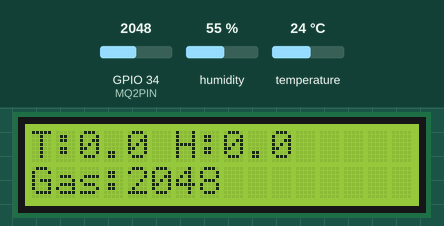
A sketch run on a simulated ESP32. On the bench: 16×2 character LCD. The test bench sets the inputs (shaded band); at power-on: temperature 24 °C, GPIO 34 (MQ2PIN) = 2048, humidity 55 %. What the sketch prints to the serial monitor is not drawn.

Above: at 1.2 s.
1.3 s: temperature set to 34.3 °C
At 3.7 s:
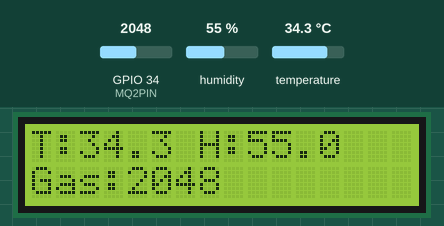
4.6 s: temperature set to 35.4 °C
At 6.5 s:
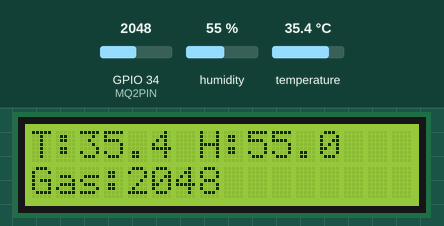
7.6 s: GPIO 34 (MQ2PIN) set to 2866
At 10.4 s:
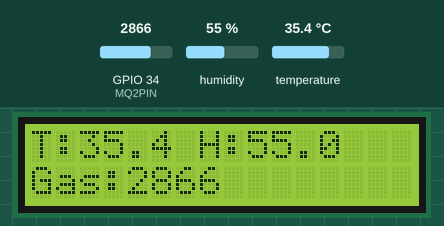
10.7 s: humidity set to 22 %
At 13.4 s:
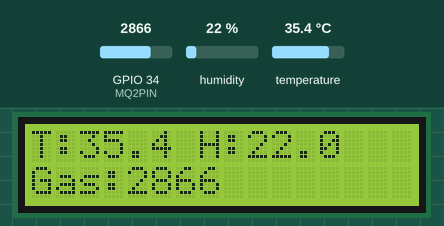
13.7 s: GPIO 34 (MQ2PIN) set to 3603
At 16.2 s:
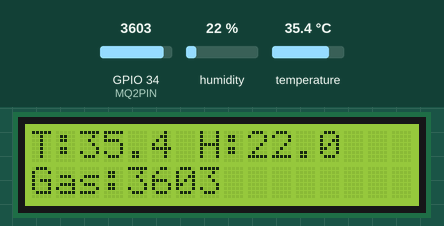
16.8 s: GPIO 34 (MQ2PIN) set to 4095
At 19.0 s:
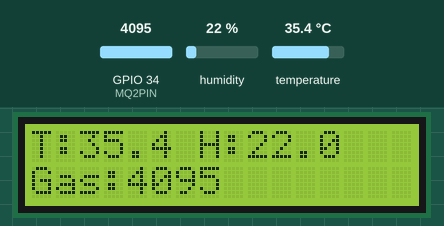
Timing chart, 0 to 20.5 s (numbered marks = the images above; inputs shaded):
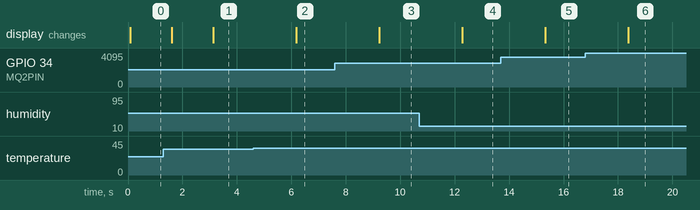

Measured:
- after the input at 1.3 s, the display: first differs from a run without the input after 1.8 s (image 1)
- after the input at 4.6 s, the display: changes after 1.6 s (image 2)
- after the input at 7.6 s, the display: changes after 1.6 s (image 3)
- after the input at 10.7 s, the display: changes after 1.6 s (image 4)
- after the input at 13.7 s, the display: changes after 1.6 s (image 5)
- after the input at 16.8 s, the display: changes after 1.6 s (image 6)

The sketch:

Ar-Rtos-Tasks.ino
```cpp
#include <Arduino.h>
#include <LiquidCrystal_I2C.h>
#include <DHT.h>

#define DHTPIN 15       // Pin para DHT22
#define DHTTYPE DHT22
#define MQ2PIN 34       // Pin analógico para MQ2

DHT dht(DHTPIN, DHTTYPE);
LiquidCrystal_I2C lcd(0x27, 16, 2);

float temperatura = 0;
float humedad = 0;
int gas = 0;
bool alarma = false;

void leerTemperaturaHumedad(void *pvParameters) {
  Serial.printf("[DHT22] Núcleo: %d\n", xPortGetCoreID());
  for (;;) {
    temperatura = dht.readTemperature();
    humedad = dht.readHumidity();
    vTaskDelay(2000 / portTICK_PERIOD_MS);
  }
}

void leerGas(void *pvParameters) {
  Serial.printf("[MQ2] Núcleo: %d\n", xPortGetCoreID());
  for (;;) {
    gas = analogRead(MQ2PIN);
    vTaskDelay(2000 / portTICK_PERIOD_MS);
  }
}

void actualizarLCD(void *pvParameters) {
  Serial.printf("[LCD] Núcleo: %d\n", xPortGetCoreID());
  for (;;) {
    lcd.clear();
    lcd.setCursor(0, 0);
    lcd.printf("T:%.1f H:%.1f", temperatura, humedad);
    lcd.setCursor(0, 1);
    lcd.printf("Gas:%d", gas);
    vTaskDelay(1500 / portTICK_PERIOD_MS);
  }
}

void verificarAlarmas(void *pvParameters) {
  Serial.printf("[Alarma] Núcleo: %d\n", xPortGetCoreID());
  for (;;) {
    alarma = (temperatura > 35 || gas > 3600);
    if (alarma) {
      Serial.println("¡ALERTA CRÍTICA!");
    }
    vTaskDelay(500 / portTICK_PERIOD_MS);
  }
}

void envioDiagnostico(void *pvParameters) {
  Serial.printf("[Diag] Núcleo: %d\n", xPortGetCoreID());
  for (;;) {
    Serial.println("====== DIAGNÓSTICO SISTEMA ======");
    Serial.printf("Tiempo: %lu ms\n", millis());
    Serial.printf("Núcleo actual: %d\n", xPortGetCoreID());
    Serial.printf("Temp: %.1f | Hum: %.1f | Gas: %d\n", temperatura, humedad, gas);
    Serial.printf("Alarma activa: %s\n", alarma ? "Sí" : "No");
    Serial.println("==================================");
    vTaskDelay(5000 / portTICK_PERIOD_MS);
  }
}

void setup() {

  Serial.begin(115200);
  dht.begin();
  lcd.init();
  lcd.backlight();
  pinMode(MQ2PIN, INPUT);

// Crear tareas en FreeRTOS - Asignando Nucleos
  xTaskCreatePinnedToCore(leerTemperaturaHumedad, "DHT22", 2048, NULL, 2, NULL, 1);
  xTaskCreatePinnedToCore(leerGas, "MQ2", 2048, NULL, 2, NULL, 1);
  xTaskCreatePinnedToCore(actualizarLCD, "LCD", 2048, NULL, 1, NULL, 0);
  xTaskCreatePinnedToCore(verificarAlarmas, "Alarma", 2048, NULL, 3, NULL, 0);
  xTaskCreatePinnedToCore(envioDiagnostico, "Diag", 2048, NULL, 1, NULL, 0);


  // Crear tareas en FreeRTOS - Nucleos Automaticos
 /* xTaskCreate(leerTemperatura, "Temp", 1000, NULL, 2, NULL);
  xTaskCreate(leerGas, "MQ2", 1000, NULL, 2, NULL);
  xTaskCreate(actualizarLCD, "LCD", 1000, NULL, 1, NULL);
  xTaskCreate(verificarAlarmas, "Alarma", 1000, NULL, 3, NULL);
  xTaskCreate(diagnostico, "Diag", 1500, NULL, 1, NULL);*/


  /*
  “Esta es la línea clave para crear una tarea. Los parámetros son:
        1. Función que contiene la tarea.
        2. Nombre para depuración.
        3. Stack size: cuánta memoria usará esta tarea (en palabras, no bytes).
        4. Parámetro (no usamos ninguno).
        5. Prioridad (más alto, más urgente).
        6. Handle (puntero para manipular la tarea si se requiere).
En este ejemplo damos prioridad 2 a lectura de sensores, y 3 a la alarma.*/


}

void loop() {
  // Solo solin solito
}
```
